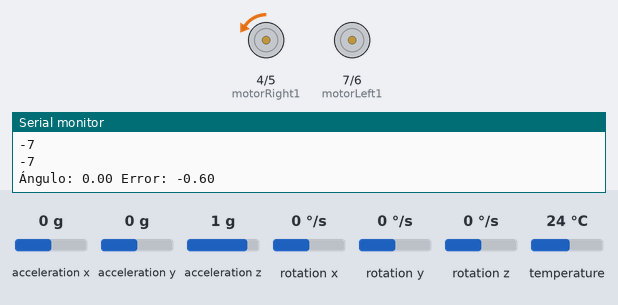
Recording of a sketch running on a simulated Arduino Uno, built with avr-gcc and run on an emulated ATmega328P. Parts: motor-driver pin pairs drawn as motors (green arrow = first pin HIGH = forward, orange = second pin HIGH = backward, longer = more drive, scaled by the enable pin), the last lines printed to the serial monitor. The test bench sets the inputs (shaded band); at power-on: acceleration y 0 g, acceleration x 0 g, acceleration z 1 g, rotation x 0 °/s, rotation y 0 °/s, rotation z 0 °/s, temperature 24 °C.

Above: at 1.2 s.
1.3 s: acceleration y set to -1.4 g
At 2.4 s:
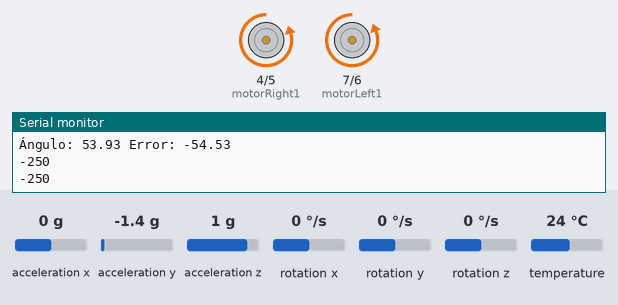
2.8 s: acceleration y set to 0.8 g
At 4.0 s:
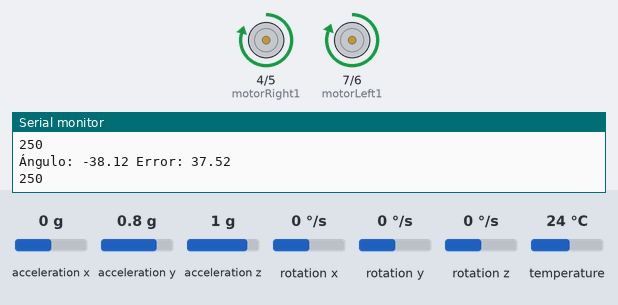
4.3 s: acceleration y set to -0.1 g
At 5.5 s:
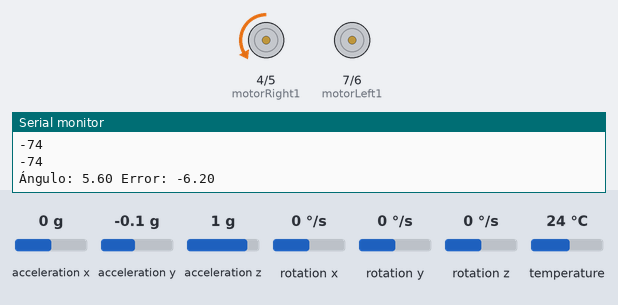
5.8 s: acceleration y set to 0.1 g
At 6.2 s:
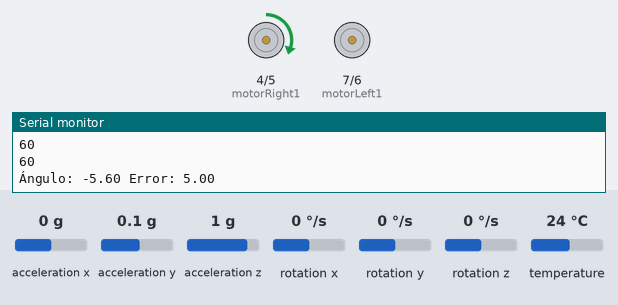
7.3 s: acceleration y set to -0.8 g
At 8.7 s:
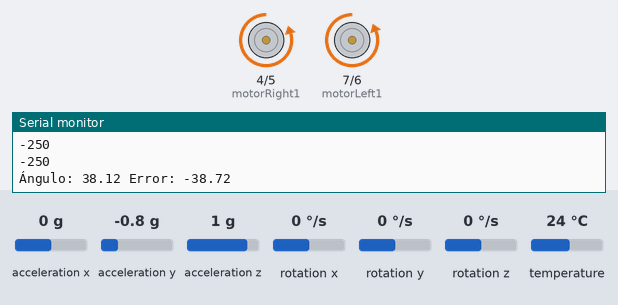
Timing chart, 0 to 9.8 s (numbered marks = the images above; inputs shaded):
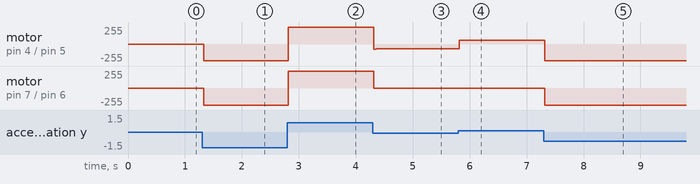

Measured:
- after the input at 1.3 s, motor on pin 4 (motorRight1) / pin 5 (motorRight2): backward 7/255 → backward 250/255 at once; motor on pin 7 (motorLeft1) / pin 6 (motorLeft2): stopped → backward 255/255 at once
- after the input at 2.8 s, motor on pin 4 (motorRight1) / pin 5 (motorRight2): backward 250/255 → forward 250/255 at once; motor on pin 7 (motorLeft1) / pin 6 (motorLeft2): backward 255/255 → forward 255/255 at once
- after the input at 4.3 s, motor on pin 4 (motorRight1) / pin 5 (motorRight2): forward 250/255 → backward 74/255 at once; motor on pin 7 (motorLeft1) / pin 6 (motorLeft2): forward 255/255 → stopped at once
- after the input at 5.8 s, motor on pin 4 (motorRight1) / pin 5 (motorRight2): backward 74/255 → forward 60/255 at once
- after the input at 7.3 s, motor on pin 4 (motorRight1) / pin 5 (motorRight2): forward 60/255 → backward 250/255 at once; motor on pin 7 (motorLeft1) / pin 6 (motorLeft2): stopped → backward 255/255 at once

The sketch:

balancin_ritalin.ino
```cpp
#include <Wire.h>
#include <Adafruit_MPU6050.h>
#include <Adafruit_Sensor.h>

Adafruit_MPU6050 mpu;

//giroscopia
//ScL A5
//sda  A4
//vcc
//Gnd


// Pines de control del motor izquierdo
int motorLeft1 = 7;
int motorLeft2 = 6;
int motorEnableLeft = 8; // Pin ENA para controlar la velocidad del motor izquierdo

// Pines de control del motor derecho
int motorRight1 = 4;
int motorRight2 = 5;
int motorEnableRight = 3; // Pin ENB para controlar la velocidad del motor derecho

// Variables para el control del equilibrio
float angle;
float setpoint = -0.6; // Ángulo objetivo para el equilibrio
float error;
float lastError = 0;
float Kp =12; // Ganancia proporcional 12
float Kd = 0.07; // Ganancia derivativa  1

void setup() {
  Wire.begin();
  Serial.begin(9600);

  if (!mpu.begin()) {
    Serial.println("No se pudo encontrar un sensor MPU6050. ¡Verifica las conexiones!");
    while (1);
  }

  pinMode(motorLeft1, OUTPUT);
  pinMode(motorLeft2, OUTPUT);
  pinMode(motorEnableLeft, OUTPUT);

  pinMode(motorRight1, OUTPUT);
  pinMode(motorRight2, OUTPUT);
  pinMode(motorEnableRight, OUTPUT);
}

void loop() {
  sensors_event_t a, g, temp;

  mpu.getEvent(&a, &g, &temp);

  // Calcular el ángulo a partir de los datos del sensor
  //angle = atan2(-a.acceleration.y, a.acceleration.z) * 180 / PI;
  angle = atan2(-a.acceleration.y, 10) * 180 / PI;

  // Calcular el error
  error = setpoint - angle;

  // Calcular la velocidad de los motores en función del error
  int motorSpeedLeft = Kp * error + Kd * (error - lastError);

  int motorSpeedRight = Kp * error + Kd * (error - lastError);


  // Limitar las velocidades máximas
  motorSpeedLeft = constrain(motorSpeedLeft, -250, 250);
  motorSpeedRight = constrain(motorSpeedRight, -250, 250);
 Serial.println(motorSpeedLeft);
 Serial.println(motorSpeedRight);

  // Control de dirección de los motores
  if (motorSpeedLeft > 0) {
    digitalWrite(motorLeft1, HIGH);
    digitalWrite(motorLeft2, LOW);
  } else {
    digitalWrite(motorLeft1, LOW);
    digitalWrite(motorLeft2, HIGH);
  }

  if (motorSpeedRight > 0) {
    digitalWrite(motorRight1, HIGH);
    digitalWrite(motorRight2, LOW);
  } else {
    digitalWrite(motorRight1, LOW);
    digitalWrite(motorRight2, HIGH);
  }

  // Control de velocidad de los motores
  motorSpeedLeft = abs(motorSpeedLeft);
  motorSpeedRight = abs(motorSpeedRight);

  analogWrite(motorEnableLeft, motorSpeedLeft); // Control de velocidad izquierda
  analogWrite(motorEnableRight, motorSpeedRight); // Control de velocidad derecha

  // Guardar el error actual como el error anterior para el próximo ciclo
  lastError = error;

  // Imprimir el ángulo y el error
  Serial.print("Ángulo: ");
  Serial.print(angle);
  Serial.print(" Error: ");
  Serial.println(error);

  delay(10); // Pequeña pausa para estabilidad
}
```
